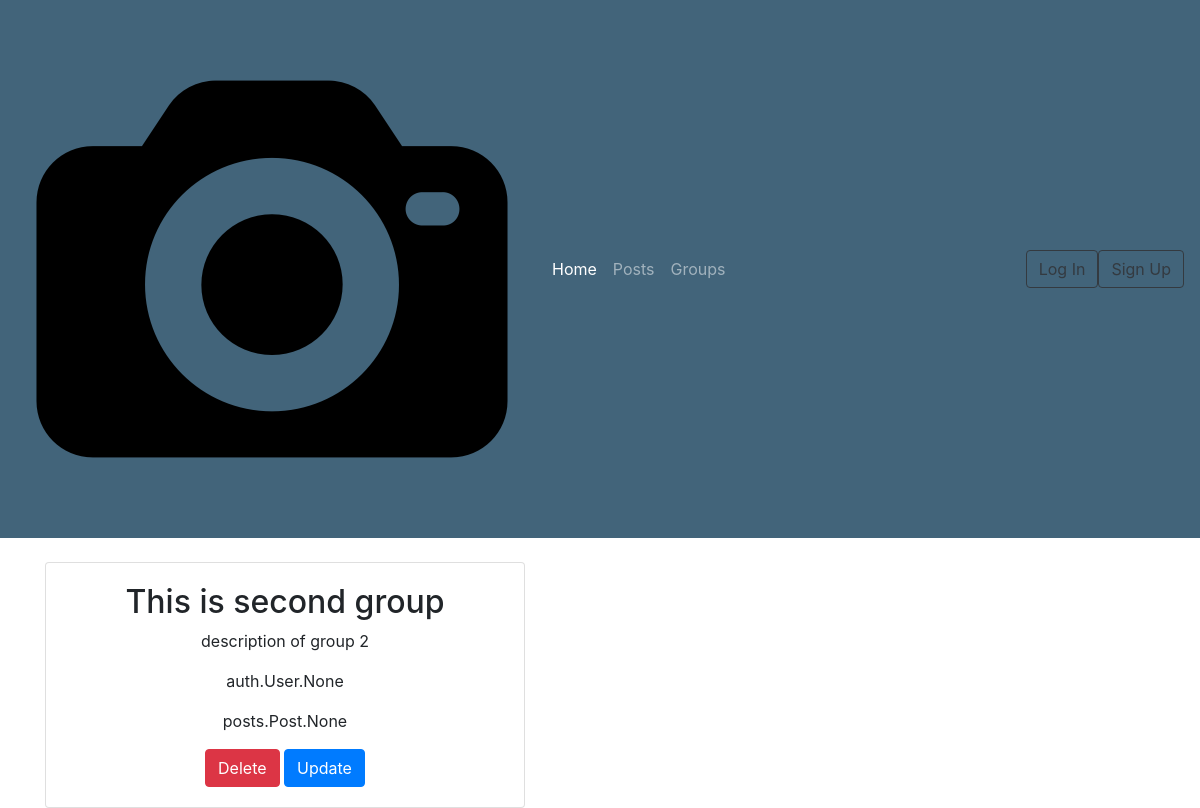
Screenshot of /groups/detail/2/ with the database file from the repository.
### groups/models.py (models this page shows, shortened)
class Group(models.Model):
    admin_of_group = models.ForeignKey(User, on_delete=models.CASCADE)
    name_of_group = models.CharField(unique=True, max_length=256)
    description_of_group = models.TextField(blank=True, default="This Group has not their destription yet")
    members = models.ManyToManyField(User, related_name='members', related_query_name='member', blank=True)
    posts_in_group = models.ManyToManyField(Post, blank=True)

### groups/views.py (the view)
# urls.py: path('detail/<int:pk>/', views.GroupDetailView.as_view(), name='detail'),
class GroupDetailView(DetailView):
    model = Group

### groups/templates/groups/group_detail.html
{% extends 'base.html' %}
{% block conntent %}
<div class="card text-center" style="width: 30rem;">
    <div class="card-body">
        <h2>{{ object.name_of_group }}</h2>
        <p>{{ object.description_of_group }}</p>
        <p>{{ object.members }}</p>
        <p>{{ object.posts_in_group }}</p>
        <a href="{% url 'groups:delete' group.pk %}" class="btn btn-danger">Delete</a>
        <a href="{% url 'groups:update' group.pk %}" class="btn btn-primary">Update</a>
</div>
</div>
{% endblock %}

### rows the page displays
Group: name_of_group "This is second group", description_of_group "description of group 2", members "auth.User.None", posts_in_group "posts.Post.None"
